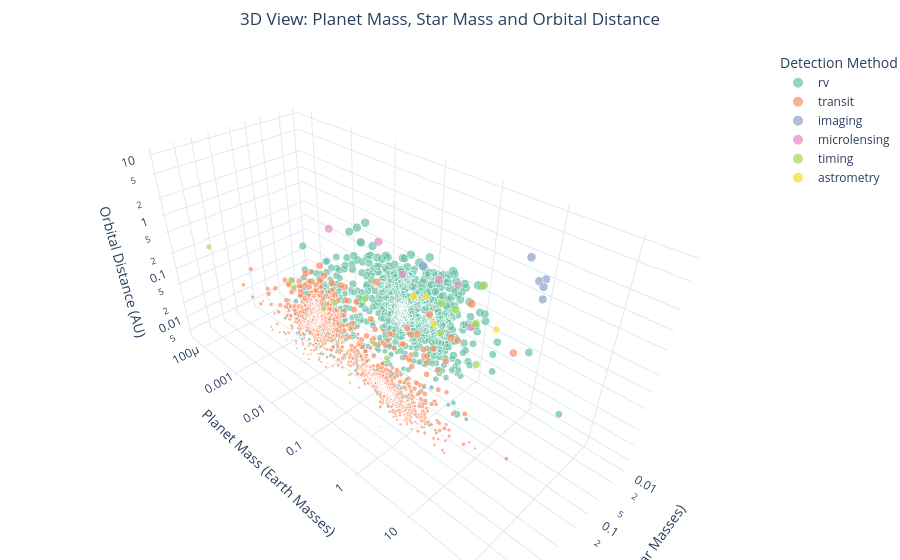

Notebook cell for this chart:
### Markdown cell above
Ca c'est en fonction de la température mais va falloir changer dans tous les cas l'échelle de température parce que j'ai pas utilisé un shift linéaire. Là c'est divergent comme ya du clair au milieu et on peut l'utiliser que pour des résultats binaires du type perte/gain, chaud/froid etc. Ici tout est relativement chaud donc vaut mieux éviter.

### Code cell
import plotly.express as px
import numpy as np

df_plot = df.copy()
df_plot = df_plot.dropna(subset=[
    "mass", "host_star_mass", "period",
    "semi_major_axis", "discovery_method"
])

df_plot["discovery_method"] = df_plot["discovery_method"].str.lower().str.strip()

# Filtrage
df_plot = df_plot[
    (df_plot["mass"] < 5000) &
    (df_plot["host_star_mass"] < 5) &
    (df_plot["semi_major_axis"] < 10)
]

# Taille = log(période)
df_plot["size"] = np.log1p(df_plot["period"])

# Scatter 3D
fig = px.scatter_3d(
    df_plot,
    x="host_star_mass",
    y="mass",
    z="semi_major_axis",
    color="discovery_method",
    size="size",
    size_max=15,
    opacity=0.7,
    hover_name="name",
    hover_data={
        "host_star_mass": ":.2f",
        "mass": ":.2f",
        "period": ":.1f",
        "semi_major_axis": ":.2f",
        "discovery_method": True
    },
    color_discrete_sequence=px.colors.qualitative.Set2,
    title="3D View: Planet Mass, Star Mass and Orbital Distance",
    labels={
        "host_star_mass": "Star Mass (Solar Masses)",
        "mass": "Planet Mass (Earth Masses)",
        "semi_major_axis": "Orbital Distance (AU)"
    }
)

fig.update_layout(
    template="plotly_white",
    title_x=0.5,
    scene=dict(
        xaxis=dict(type="log", showspikes=False),
        yaxis=dict(type="log", showspikes=False),
        zaxis=dict(type="log", showspikes=False)
    ),
    legend_title="Detection Method",
    margin=dict(l=0, r=0, b=0, t=50)
)

fig.show()

### Figure 1 — Plotly figure (JSON) as saved in the notebook; plotly's stock layout.template omitted (floating-point values rounded to 4 significant figures; data arrays with more than 128 entries replaced by an {"elided": "..."} marker saying what was removed)
{"data": [{"customdata": {"elided": "926x2 mixed values"}, "hovertemplate": "<b>%{hovertext}</b><br><br>discovery_method=%{customdata[1]}<br>Star Mass (Solar Masses)=%{x:.2f}<br>Planet Mass (Earth Masses)=%{y:.2f}<br>Orbital Distance (AU)=%{z:.2f}<br>size=%{marker.size}<br>period=%{customdata[0]:.1f}<extra></extra>", "hovertext": {"elided": "926 str values"}, "legendgroup": "rv", "marker": {"color": "rgb(102,194,165)", "opacity": 0.7, "size": {"elided": "926 float values"}, "sizemode": "area", "sizeref": 0.0416, "symbol": "circle"}, "mode": "markers", "name": "rv", "scene": "scene", "showlegend": true, "x": {"elided": "926 float values"}, "y": {"elided": "926 float values"}, "z": {"elided": "926 float values"}, "type": "scatter3d"}, {"customdata": {"elided": "1111x2 mixed values"}, "hovertemplate": "<b>%{hovertext}</b><br><br>discovery_method=%{customdata[1]}<br>Star Mass (Solar Masses)=%{x:.2f}<br>Planet Mass (Earth Masses)=%{y:.2f}<br>Orbital Distance (AU)=%{z:.2f}<br>size=%{marker.size}<br>period=%{customdata[0]:.1f}<extra></extra>", "hovertext": {"elided": "1111 str values"}, "legendgroup": "transit", "marker": {"color": "rgb(252,141,98)", "opacity": 0.7, "size": {"elided": "1111 float values"}, "sizemode": "area", "sizeref": 0.0416, "symbol": "circle"}, "mode": "markers", "name": "transit", "scene": "scene", "showlegend": true, "x": {"elided": "1111 float values"}, "y": {"elided": "1111 float values"}, "z": {"elided": "1111 float values"}, "type": "scatter3d"}, {"customdata": [[8030.0, "imaging"], [2560.0, "imaging"], [8686.0, "imaging"], [7340.0, "imaging"], [9855.0, "imaging"], [4640.0, "imaging"], [0.2401, "imaging"], [0.3429, "imaging"]], "hovertemplate": "<b>%{hovertext}</b><br><br>discovery_method=%{customdata[1]}<br>Star Mass (Solar Masses)=%{x:.2f}<br>Planet Mass (Earth Masses)=%{y:.2f}<br>Orbital Distance (AU)=%{z:.2f}<br>size=%{marker.size}<br>period=%{customdata[0]:.1f}<extra></extra>", "hovertext": ["AF Lep b", "WISE J033605.05-014350.4 b", "2M 2206-20 b", "2M 2140+16 b", "CFBDS 1458 b", "2M 0746+20 b", "KOI-55 b", "KOI-55 c"], "legendgroup": "imaging", "marker": {"color": "rgb(141,160,203)", "opacity": 0.7, "size": [8.991, 7.848, 9.07, 8.901, 9.196, 8.443, 0.2152, 0.2948], "sizemode": "area", "sizeref": 0.0416, "symbol": "circle"}, "mode": "markers", "name": "imaging", "scene": "scene", "showlegend": true, "x": [1.2, 0.01, 0.13, 0.08, 0.02, 0.12, 0.496, 0.496], "y": [3.2, 8.25, 30.0, 20.0, 6.5, 30.0, 0.0014, 0.0021], "z": [8.4, 0.97, 4.48, 3.53, 2.6, 2.897, 0.006, 0.0076], "type": "scatter3d"}, {"customdata": [[1790.0, "microlensing"], [4930.0, "microlensing"], [5480.0, "microlensing"], [1220.0, "microlensing"], [2780.0, "microlensing"], [1982.0, "microlensing"]], "hovertemplate": "<b>%{hovertext}</b><br><br>discovery_method=%{customdata[1]}<br>Star Mass (Solar Masses)=%{x:.2f}<br>Planet Mass (Earth Masses)=%{y:.2f}<br>Orbital Distance (AU)=%{z:.2f}<br>size=%{marker.size}<br>period=%{customdata[0]:.1f}<extra></extra>", "hovertext": ["OGLE-2006-BLG-109L b", "OGLE-2006-BLG-109L c", "OGLE-2018-BLG-0740L b", "OGLE-2016-BLG-1190L b", "MOA-2009-BLG-266L b", "MOA-2009-BLG-387L b"], "legendgroup": "microlensing", "marker": {"color": "rgb(231,138,195)", "opacity": 0.7, "size": [7.491, 8.503, 8.609, 7.107, 7.931, 7.592], "sizemode": "area", "sizeref": 0.0416, "symbol": "circle"}, "mode": "markers", "name": "microlensing", "scene": "scene", "showlegend": true, "x": [0.51, 0.51, 1.0, 0.88, 0.56, 0.19], "y": [0.727, 0.271, 4.8, 13.38, 0.03272, 2.6], "z": [2.3, 4.5, 6.1, 2.17, 3.2, 1.8], "type": "scatter3d"}, {"customdata": [[75.73, "timing"], [675.5, "timing"], [794.8, "timing"], [2500.0, "timing"], [22.1, "timing"], [25.26, "timing"], [66.54, "timing"], [98.21, "timing"], [273.7, "timing"], [24.67, "timing"], [4098.0, "timing"], [1170.0, "timing"], [1900.0, "timing"], [31.51, "timing"], [0.09071, "timing"], [2.156, "timing"], [0.323, "timing"]], "hovertemplate": "<b>%{hovertext}</b><br><br>discovery_method=%{customdata[1]}<br>Star Mass (Solar Masses)=%{x:.2f}<br>Planet Mass (Earth Masses)=%{y:.2f}<br>Orbital Distance (AU)=%{z:.2f}<br>size=%{marker.size}<br>period=%{customdata[0]:.1f}<extra></extra>", "hovertext": ["Kepler-82 f", "Kepler-419 c", "FN Lyr b", "KOI-12 c", "KOI-142 c", "PSR 1257+12 A", "PSR 1257+12 B", "PSR 1257+12 C", "TOI-199 c", "TOI-2202 c", "DE CVn b", "V391 Peg b", "UZ For (AB) d", "Kepler-411 e", "PSR J1719-1438 b", "WASP-18 c", "PSR J2322-2650 b"], "legendgroup": "timing", "marker": {"color": "rgb(166,216,84)", "opacity": 0.7, "size": [4.34, 6.517, 6.679, 7.824, 3.14, 3.268, 4.213, 4.597, 5.616, 3.245, 8.319, 7.066, 7.55, 3.482, 0.08683, 1.149, 0.2799], "sizemode": "area", "sizeref": 0.0416, "symbol": "circle"}, "mode": "markers", "name": "timing", "scene": "scene", "showlegend": true, "x": [0.91, 1.39, 0.595, 1.5, 1.022, 1.4, 1.4, 1.4, 0.94, 0.823, 0.51, 0.5, 0.84, 0.87, 1.4, 1.22, 1.4], "y": [0.06576, 7.3, 13.9, 22.0, 0.76, 6.29e-05, 0.0135, 0.0123, 0.28, 0.369, 12.0, 3.2, 7.7, 0.03398, 1.21, 0.1737, 0.7949], "z": [0.3395, 1.68, 0.5, 4.2, 0.1529, 0.19, 0.36, 0.46, 0.807, 0.1554, 5.75, 1.7, 2.8, 0.186, 0.00442, 0.035, 0.0102], "type": "scatter3d"}, {"customdata": [[220.0, "astrometry"], [271.7, "astrometry"], [284.4, "astrometry"], [1016.0, "astrometry"]], "hovertemplate": "<b>%{hovertext}</b><br><br>discovery_method=%{customdata[1]}<br>Star Mass (Solar Masses)=%{x:.2f}<br>Planet Mass (Earth Masses)=%{y:.2f}<br>Orbital Distance (AU)=%{z:.2f}<br>size=%{marker.size}<br>period=%{customdata[0]:.1f}<extra></extra>", "hovertext": ["TVLM 513-46546 b", "VB 10 b", "GJ 896 A b", "HD 176051 b"], "legendgroup": "astrometry", "marker": {"color": "rgb(255,217,47)", "opacity": 0.7, "size": [5.398, 5.608, 5.654, 6.925], "sizemode": "area", "sizeref": 0.0416, "symbol": "circle"}, "mode": "markers", "name": "astrometry", "scene": "scene", "showlegend": true, "x": [0.08, 0.0779, 0.436, 0.71], "y": [0.38, 6.4, 2.26, 1.5], "z": [0.3063, 0.36, 0.6428, 1.76], "type": "scatter3d"}], "layout": {"scene": {"domain": {"x": [0.0, 1.0], "y": [0.0, 1.0]}, "xaxis": {"title": {"text": "Star Mass (Solar Masses)"}, "type": "log", "showspikes": false}, "yaxis": {"title": {"text": "Planet Mass (Earth Masses)"}, "type": "log", "showspikes": false}, "zaxis": {"title": {"text": "Orbital Distance (AU)"}, "type": "log", "showspikes": false}}, "legend": {"title": {"text": "Detection Method"}, "tracegroupgap": 0, "itemsizing": "constant"}, "title": {"text": "3D View: Planet Mass, Star Mass and Orbital Distance", "x": 0.5}, "margin": {"l": 0, "r": 0, "b": 0, "t": 50}}}
